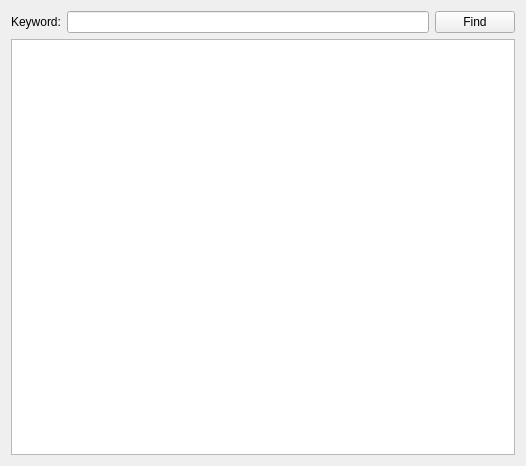
<?xml version="1.0" encoding="UTF-8"?>
<ui version="4.0">
 <class>TextFinder</class>
 <widget class="QWidget" name="TextFinder">
  <property name="geometry">
   <rect>
    <x>0</x>
    <y>0</y>
    <width>526</width>
    <height>466</height>
   </rect>
  </property>
  <property name="windowTitle">
   <string>TextFinder</string>
  </property>
  <layout class="QVBoxLayout" name="verticalLayout_2">
   <item>
    <layout class="QVBoxLayout" name="verticalLayout">
     <item>
      <layout class="QHBoxLayout" name="horizontalLayout">
       <item>
        <widget class="QLabel" name="label">
         <property name="text">
          <string>Keyword:</string>
         </property>
        </widget>
       </item>
       <item>
        <widget class="QLineEdit" name="lineEdit"/>
       </item>
       <item>
        <widget class="QPushButton" name="findButton">
         <property name="text">
          <string>Find</string>
         </property>
        </widget>
       </item>
      </layout>
     </item>
     <item>
      <widget class="QTextEdit" name="textEdit"/>
     </item>
    </layout>
   </item>
  </layout>
 </widget>
 <resources/>
 <connections/>
</ui>
